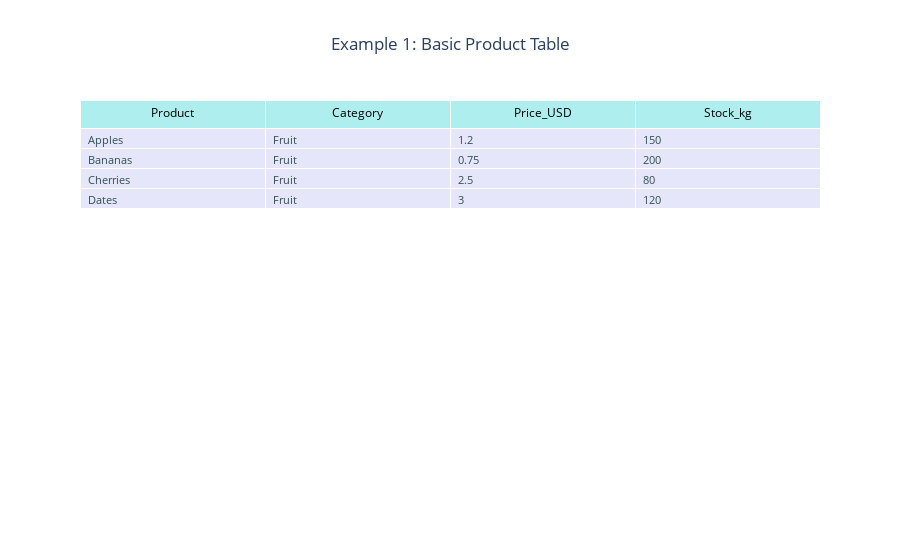

Notebook cell for this chart:
### Code cell
# Create a basic table
fig1 = go.Figure(
    data=[
        go.Table(
            header=dict(
                values=list(df_ex1.columns),  # Headers from DataFrame columns
                fill_color="paleturquoise",  # Light blue header background
                align="center",  # Center-align header text
                font=dict(color="black", size=12),  # Header font style
            ),
            cells=dict(
                values=[
                    df_ex1[col] for col in df_ex1.columns
                ],  # Cell values from DataFrame
                fill_color="lavender",  # Light purple cell background
                align="left",  # Left-align cell text
                font=dict(color="darkslategray", size=11),  # Cell font style
            ),
        )
    ]
)

fig1.update_layout(
    title_text="Example 1: Basic Product Table",
    title_x=0.5,  # Center title
)
fig1.show()

### Figure 1 — Plotly figure (JSON) as saved in the notebook; plotly's stock layout.template omitted (floating-point values rounded to 4 significant figures)
{"data": [{"cells": {"align": "left", "fill": {"color": "lavender"}, "font": {"color": "darkslategray", "size": 11}, "values": [["Apples", "Bananas", "Cherries", "Dates"], ["Fruit", "Fruit", "Fruit", "Fruit"], [1.2, 0.75, 2.5, 3], [150, 200, 80, 120]]}, "header": {"align": "center", "fill": {"color": "paleturquoise"}, "font": {"color": "black", "size": 12}, "values": ["Product", "Category", "Price_USD", "Stock_kg"]}, "type": "table"}], "layout": {"title": {"text": "Example 1: Basic Product Table", "x": 0.5}}}
